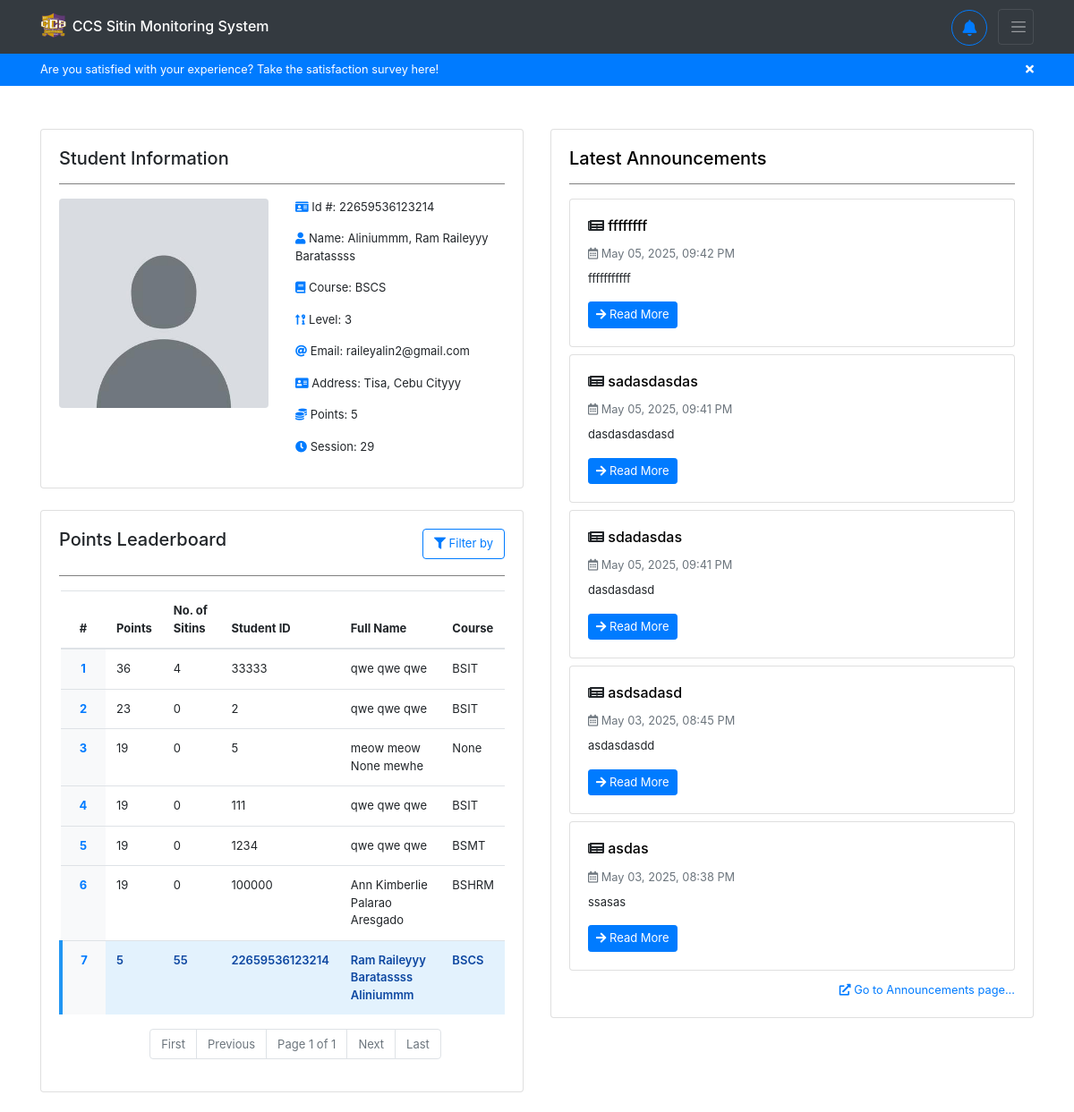
/home/ (signed in, upper part), run on an earlier commit of the app's database.
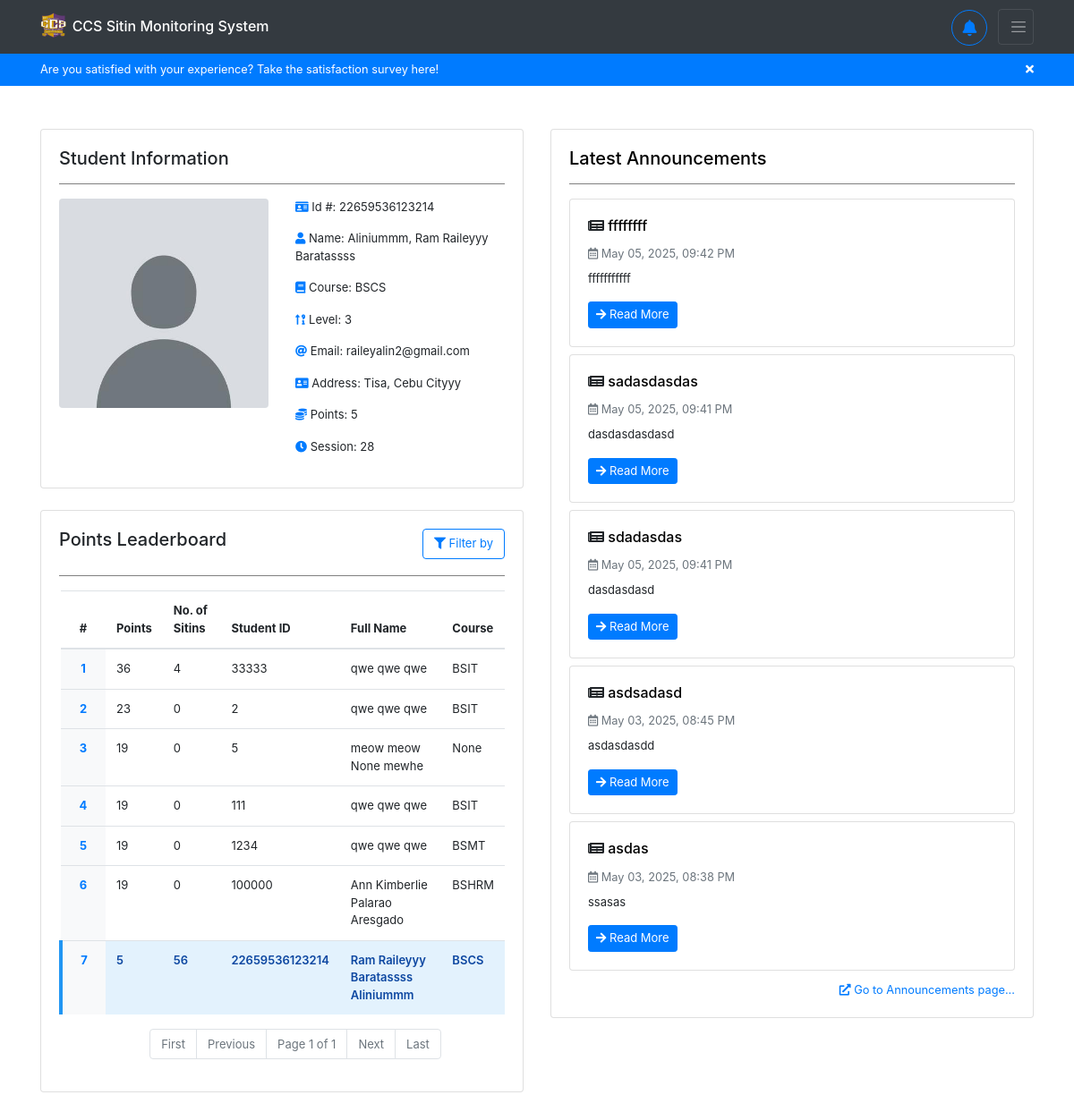
And on a later commit of the database.
### backend/models.py (models this page shows, shortened)
class Registration(models.Model):
    idno = models.IntegerField(primary_key=True)
    lastname = models.CharField(max_length=80, null=True, blank=True)
    firstname = models.CharField(max_length=80, null=True, blank=True)
    middlename = models.CharField(max_length=80, null=True, blank=True)
    course = models.CharField(max_length=80, choices=COURSE_CHOICES, null=True, blank=True)
    level = models.IntegerField(null=True, choices=LEVEL_CHOICES, blank=True)
    email = models.EmailField(max_length=80, null=True, blank=True)
    address = models.CharField(max_length=255, null=True, blank=True)
    sessions = models.IntegerField(default=30, null=True, blank=True)
    points = models.IntegerField(default=0, null=True, blank=True)
    sitins_count = models.IntegerField(default=0, null=True, blank=True)
    profilepicture_og = models.ImageField(upload_to="profiles/", default="profiles/default.jpg", blank=True, null=True)
    profilepicture_lg = models.ImageField(upload_to="profiles/", default="profiles/default_lg.jpg", blank=True, null=True)
    profilepicture_md = models.ImageField(upload_to="profiles/", default="profiles/default_md.jpg", blank=True, null=True)
    profilepicture_sm = models.ImageField(upload_to="profiles/", default="profiles/default_sm.jpg", blank=True, null=True)
    study_load = models.ImageField(upload_to="schedules/", blank=True, null=True)
    profiledescription = models.TextField(blank=True, null=True)
    username = models.OneToOneField(User, on_delete=models.CASCADE)

### backend/views.py (the view)
# urls.py: path('home/', views.home, name='user-home'),
@login_required
def home(request):
    if request.user.is_authenticated:
        reg = Registration.objects.get(username=request.user)
        announcements = Announcement.objects.all().order_by('-date')[:5]
        students_leaderboard = Registration.objects.all().select_related('username').order_by('-points', '-sitins_count')
        is_top_performing = request.GET.get('is_top_performing')
        if is_top_performing == 'False':
            students_leaderboard = students_leaderboard.order_by('-sitins_count', '-points')
        paginator = Paginator(students_leaderboard, 10)
        page_number = request.GET.get('page')
        page_obj = paginator.get_page(page_number)
        return render(request, 'backend/pages/home.html', context={ 'registration': reg, 'announcements': announcements, 'students_leaderboard': page_obj })
    return redirect('/')

### backend/templatetags/custom_filters.py (called while the page is built)
@register.filter
def time_ago(value):
    if not value:
        return ""
    now = timezone.localtime(timezone.now())
    value = timezone.localtime(value)
    diff = now - value
    seconds = diff.total_seconds()
    if seconds < 0:
        return value.strftime("%b %d, %Y, %I:%M %p")
    if seconds < 60:
        return f"{int(seconds)} seconds ago"
    elif seconds < 3600:
        minutes = int(seconds / 60)
        return f"{minutes} minute{'s' if minutes != 1 else ''} ago"
    elif seconds < 86400:
        hours = int(seconds / 3600)
        return f"{hours} hour{'s' if hours != 1 else ''} ago"
    else:
        return value.strftime("%b %d, %Y, %I:%M %p")

### backend/templates/backend/pages/home.html (shortened to what the changed rows need)
{% extends 'backend/base.html' %}
{% load static %}
{% load custom_filters %}
{% block content %}
<div class="container mt-5" id="home-container">
    <div class="row">
        <div class="col-lg-6 col-md-12">
            <div class="row">
                <div class="col-12 mb-4">
                    <div class="card">
                        <div class="card-body student-info-card">
                            <div class="row">
                                <div class="col-md-6 col-12 mb-2 d-flex justify-content-center">
                                    <div>
                                        <img
                                        src="{% if registration.profilepicture_md and registration.profilepicture_md.url %}{{ registration.profilepicture_md.url }}{% else %}{% static 'backend/images/default-avatar.jpg' %}{% endif %}"
                                        alt="profile picture" class="img-fluid rounded" />
                                    </div>
                                </div>
                                <div class="col-md-6 col-12">
                                    <p>
                                        <i class="fas fa-id-card"></i> Id #: {% if registration.idno%}{{ registration.idno }}{% else %}N/A{% endif %}
                                    </p>
                                    <p>
                                        <i class="fas fa-user"></i> Name:
                                        {% if registration.lastname or registration.firstname or registration.middlename %}
                                            {{ registration.lastname|default:'' }}{% if registration.lastname and registration.firstname %}, {% endif %}
                                            {{ registration.firstname|default:'' }}
                                            {{ registration.middlename|default:'' }}
                                        {% else %}
                                            N/A
                                        {% endif %}
                                    </p>
                                    <p>
                                        <i class="fas fa-book"></i> Course: {% if registration.course %}{{ registration.course }}{% else%}N/A{% endif %}
                                    </p>
                                    <p>
                                        <i class="fas fa-sort-numeric-up-alt"></i> Level: {% if registration.level %}{{ registration.level }}{% else %}N/A{%endif %}
                                    </p>
                                    <p>
                                        <i class="fas fa-at"></i> Email: {% if registration.email%}{{ registration.email }}{% else %}N/A{% endif %}
                                    </p>
                                    <p>
                                        <i class="fas fa-address-card"></i> Address: {% if registration.address %}{{ registration.address }}{% else%}N/A{% endif %}
                                    </p>
                                    <p>
                                        <i class="fas fa-coins"></i> Points: {% if registration.points %}{{ registration.points }}{% else %}N/A{% endif %}
                                    </p>
                                    <p>
                                        <i class="fas fa-clock"></i> Session: {% if registration.sessions %}{{ registration.sessions }}{% else%}N/A{% endif %}
                                    </p>
                                </div>
                            </div>
                        </div>
                    </div>
                </div>
                <div class="col-12 mb-4">
                    <div class="card shadow">
                        <div class="card-body">
                            <div class="table-responsive">
                                <table class="table">
                                    <thead>
                                        <tr>
                                            <th class="text-center" style="width: 50px;">#</th>
                                            <th>Points</th>
                                            <th>No. of Sitins</th>
                                            <th>Student ID</th>
                                            <th>Full Name</th>
                                            <th>Course</th>
                                        </tr>
                                    </thead>
                                    <tbody>
                                        {% for user in students_leaderboard %}
                                        <tr
                                            {% if request.user.id == user.username.id %}
                                            class="highlight"
                                            {% endif %}
                                            >
                                            <td class="text-center font-weight-bold text-primary" style="background-color: #f8f9fa;">{{ forloop.counter }}</td>
                                            <td>{{ user.points }}</td>
                                            <td>{{ user.sitins_count }}</td>
                                            <td>{{ user.idno }}</td>
                                            <td>{{ user.firstname }} {{ user.middlename }} {{ user.lastname }}</td>
                                            <td>{{ user.course }}</td>
                                        </tr>
                                        {% empty %}
                                        <tr>
                                            <td colspan="6" class="text-center text-muted">No leaderboard data available</td>
                                        </tr>
                                        {% endfor %}
                                    </tbody>
                                </table>
                            </div>
                        </div>
                    </div>
                </div>
            </div>
        </div>
    </div>
</div>
{% endblock %}

What changed in the data, as far as the page shows it:
changed Registration "Ram Raileyyy": sessions "29" → "28"; sitins_count "55" → "56"
